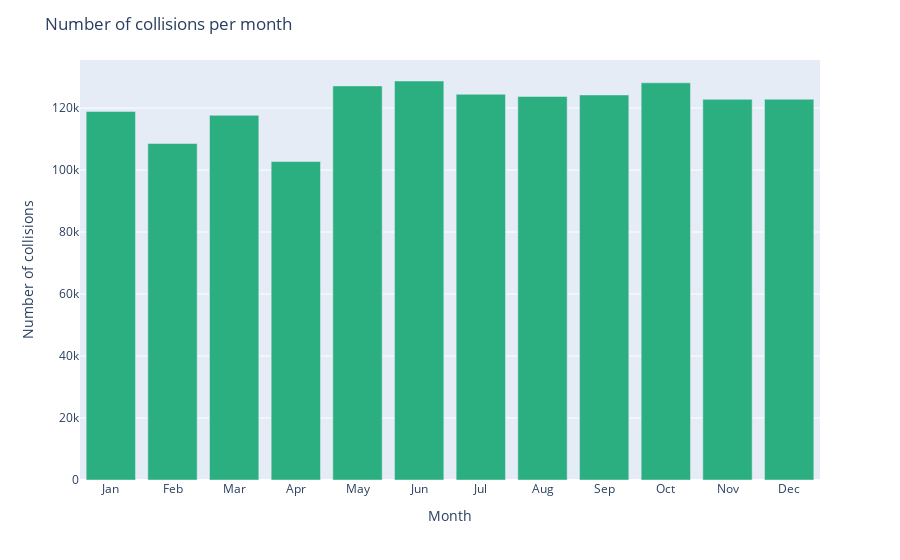

Notebook code for this chart:
### Markdown cell above
The number collisions out of the seven weekday are highest on Fridays and lowest on Sundays. We can see that the change from day to day variation is not great, with the higest difference being from Friday to Saturday with a decrease of nearly 20%.

### Code cell
plot4 = pd.DataFrame(df.groupby(df['CRASH TIMESTAMP'].dt.month).size().reset_index().values, columns=['Month','Count'])
fig = px.bar(plot4, x =['Jan', 'Feb', 'Mar', 'Apr', 'May', 'Jun', 'Jul', 'Aug', 'Sep', 'Oct', 'Nov', 'Dec'], y = 'Count')
fig.update_layout(
    title="Number of collisions per month" ,
    xaxis_title="Month",
    yaxis_title="Number of collisions",
    hoverlabel_font_color='White')
fig.update_traces(
    hovertemplate="<br>".join([
        "Month: %{x}",
        "Total number of collisions: %{y:,}",
    ]),
    selector=dict(type="bar"),
    marker_color='rgb(43,174,128)'
)

fig.show()
fig.write_html("plotly_html/collisions_month.html")

### Figure 1 — Plotly figure (JSON) as saved in the notebook; plotly's stock layout.template omitted (floating-point values rounded to 4 significant figures)
{"data": [{"alignmentgroup": "True", "hovertemplate": "Month: %{x}<br>Total number of collisions: %{y:,}", "legendgroup": "", "marker": {"color": "rgb(43,174,128)"}, "name": "", "offsetgroup": "", "orientation": "v", "showlegend": false, "textposition": "auto", "type": "bar", "x": ["Jan", "Feb", "Mar", "Apr", "May", "Jun", "Jul", "Aug", "Sep", "Oct", "Nov", "Dec"], "xaxis": "x", "y": [118927, 108557, 117650, 102760, 127146, 128731, 124463, 123737, 124229, 128154, 122812, 122847], "yaxis": "y"}], "layout": {"barmode": "relative", "hoverlabel": {"font": {"color": "White"}}, "legend": {"tracegroupgap": 0}, "margin": {"t": 60}, "title": {"text": "Number of collisions per month"}, "xaxis": {"anchor": "y", "domain": [0, 1], "title": {"text": "Month"}}, "yaxis": {"anchor": "x", "domain": [0, 1], "title": {"text": "Number of collisions"}}}}
